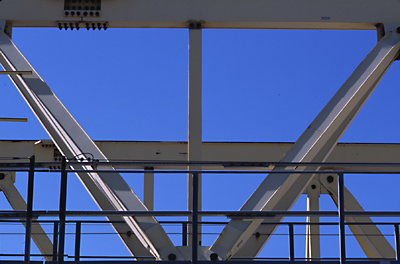
%> input picture matlab/edge/gantrycrane.png, 400 x 264 px
$ octave hough.m   (GNU Octave 9; MATLAB toolbox functions it lacks are replaced by stand-ins)
%> lines starting %> are read from the running program, lines starting %| are printed output that depends on the picture
%Read image and convert it to grayscale.
RGB = imread('gantrycrane.png');
%> RGB is the input picture: size 264x400x3 uint8; mean R, G, B 73.3, 93.1, 147.3
I  = rgb2gray(RGB);
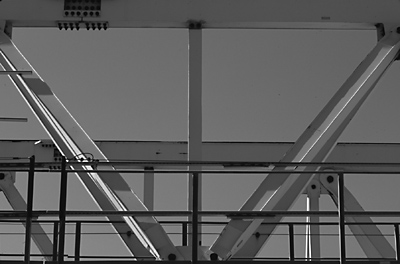
%> I: size 264x400 uint8; min 0, max 255, mean 93.4
%Extract edges.

BW = edge(I,'canny');
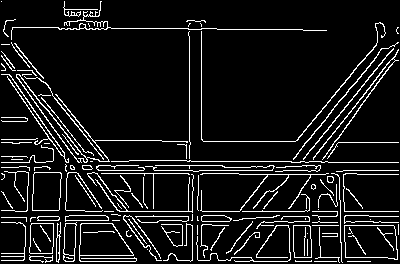
%> BW: size 264x400 logical; 9.2% white in thin lines or dots

%Calculate the Hough transform.
[H] = houghtf(BW);
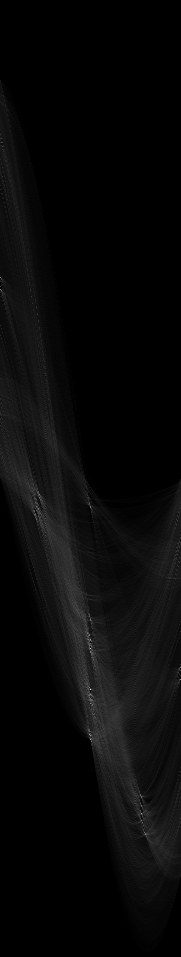
%> H: size 957x181 double; min 0, max 297, mean 10.1; drawn with min black and max white

%Display the Hough transform.

figure
imshow(imadjust(mat2gray(H)));
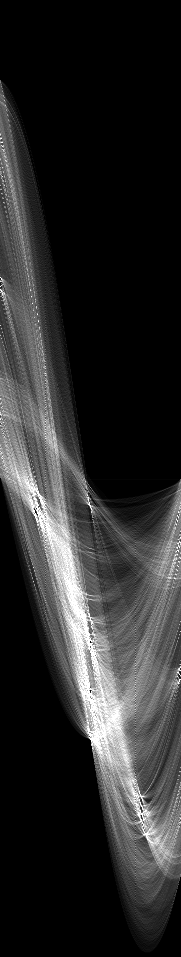
%> displayed picture: size 957x181, on the screen's scale of 0 to 255; min 0, max 255, mean 42.6
title('Limited Theta Range Hough Transform of Gantrycrane Image');
xlabel('\theta'), ylabel('\rho');
axis on, axis normal;
colormap(hot)
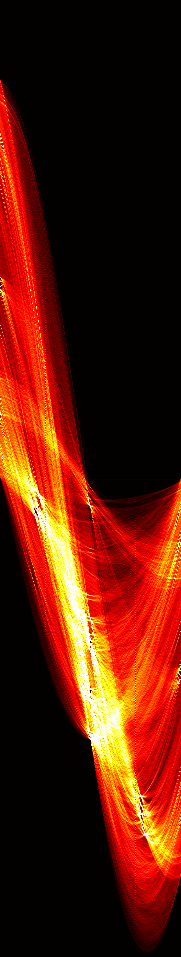
%> displayed picture: size 957x181x3, on the screen's scale of 0 to 255; mean R, G, B 87.6, 24.5, 5.8
